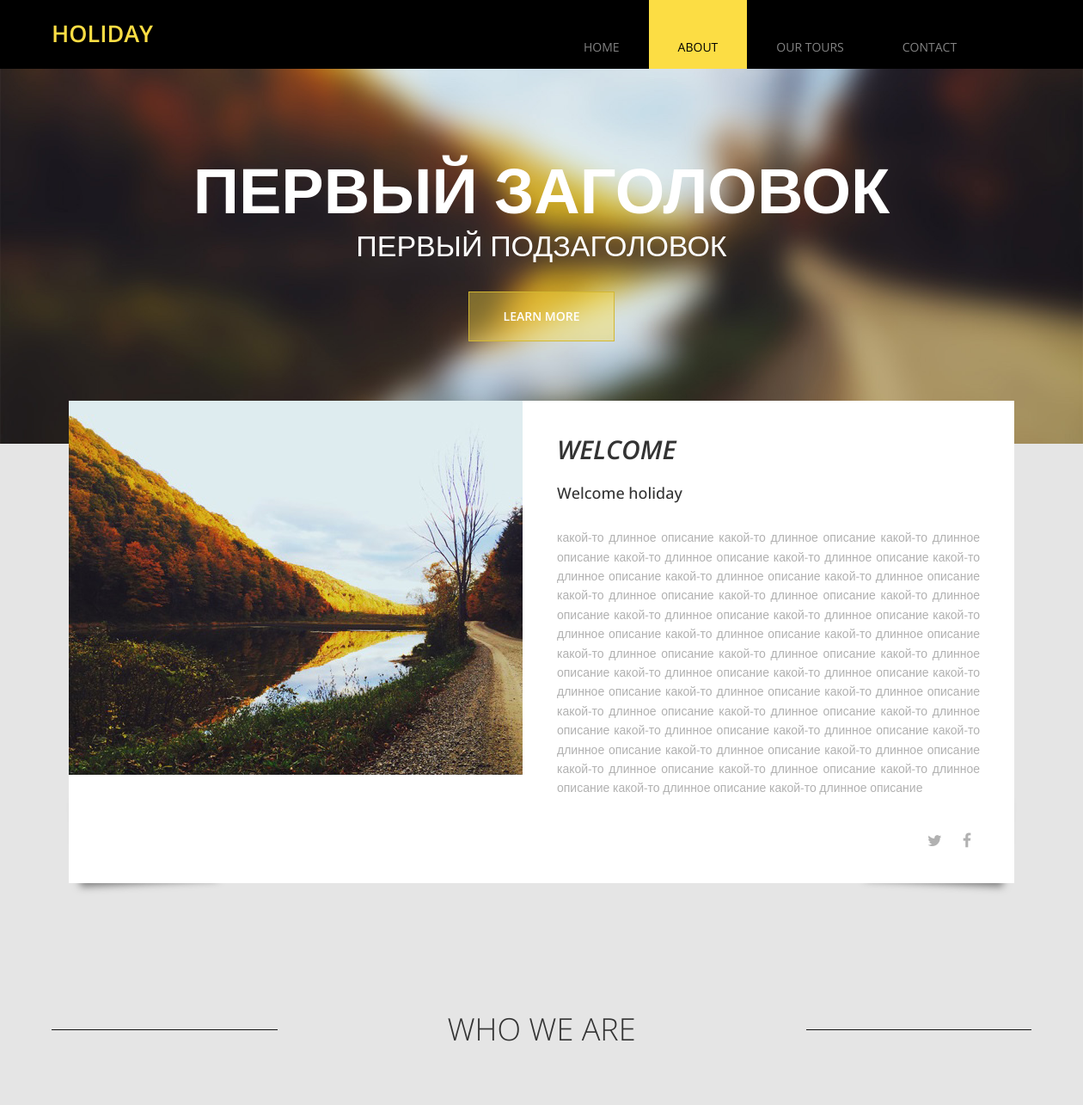
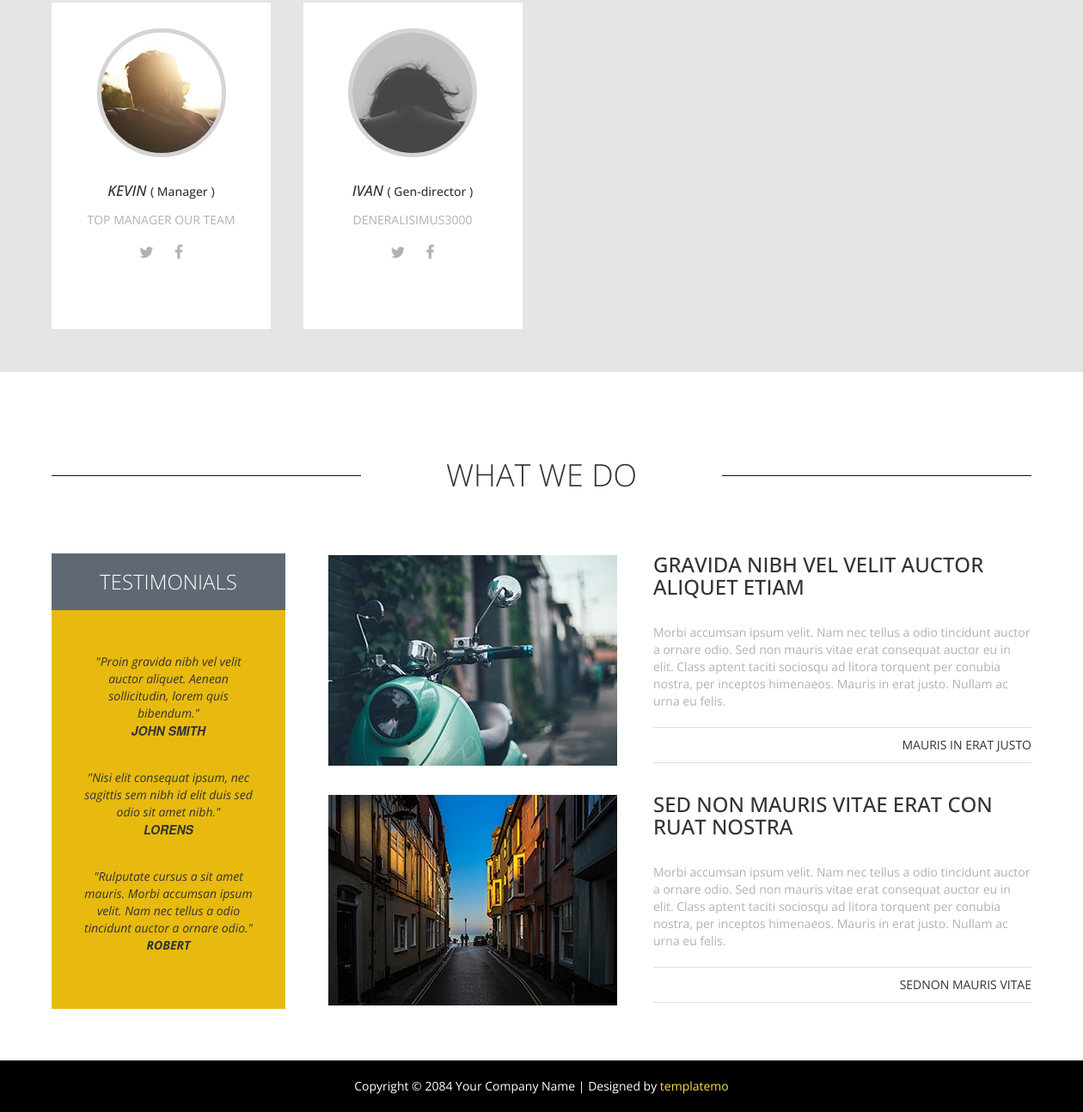
/about, run on the app's committed database (2 pictures, top to bottom).
### main/models.py (models this page shows)
class Slider(models.Model):
    title = models.CharField(max_length=20)
    subtitle = models.CharField(max_length=20)
    image = models.ImageField(upload_to='static/img')

class Tours(models.Model):
    title = models.CharField(max_length=20)
    subtitle = models.CharField(max_length=20)
    image = models.ImageField(upload_to='static/img')
    description = models.TextField()
    twitter_url = models.CharField(max_length=100)
    facebook_url = models.CharField(max_length=100)

class ManagersList(models.Model):
    name = models.CharField(max_length=20)
    post = models.CharField(max_length=20)
    image = models.ImageField(upload_to='static/img')
    description = models.CharField(max_length=50)
    twitter_url = models.CharField(max_length=100)
    facebook_url = models.CharField(max_length=100)

### main/views.py (the view)
# urls.py: path('about', about, name='about'),
def about(request):
    slider = Slider.objects.all()
    manager_list = ManagersList.objects.all()
    tours = Tours.objects.all()
    data = {
        'slider': slider,
        'managers': manager_list,
        'tours': tours
    }
    return render(request, 'main/about.html', data)

### main/templates/main/about.html (shortened to what this page needs)
{% extends 'main/base.html' %}
{% load static %}
{% block active_page %}
<li><a href="{% url 'index' %}">Home</a></li>
<li><a href="{% url 'about' %}" class="active">About</a></li>
<li><a href="{% url 'tours' %}">Our Tours</a></li>
<li><a href="{% url 'contact' %}">Contact</a></li>
{% endblock %}
{% block slider %}
{% for slide in slider %}
<li>
	<div class="tm-banner-inner">
		<h1 class="tm-banner-title">{{ slide.title }}</h1>
		<p class="tm-banner-subtitle">{{ slide.subtitle }}</p>
		<a href="#more" class="tm-banner-link">Learn More</a>
	</div>
	<img src="{{ slide.image }}" alt="Image" />
</li>
{% endfor %}
{% endblock %}
{% block content %}
	<section class="container tm-home-section-1" id="more">
		<div class="row">
			<div class="flexslider flexslider-about effect2">
			  <ul class="slides">
				  {% for tour in tours %}
			    <li>
			      <img src="{{ tour.image }}" alt="image" />
			      <div class="flex-caption">
			      	<h2 class="slider-title">{{ tour.title }}</h2>
			      	<h3 class="slider-subtitle">{{ tour.subtitle }}</h3>
			      	<p class="slider-description">{{ tour.description }}</p>
			      	<div class="slider-social">
			      		<a href="{{ tour.twitter_url }}" class="tm-social-icon"><i class="fa fa-twitter"></i></a>
			      		<a href="{{ tour.facebook_url }}" class="tm-social-icon"><i class="fa fa-facebook"></i></a>
			      	</div>
			      </div>
			    </li>
				{% endfor %}
			  </ul>
			</div>
		</div>
		<div class="section-margin-top about-section">
			<div class="row">
				<div class="tm-section-header">
					<div class="col-lg-3 col-md-3 col-sm-3"><hr></div>
					<div class="col-lg-6 col-md-6 col-sm-6"><h2 class="tm-section-title">Who We Are</h2></div>
					<div class="col-lg-3 col-md-3 col-sm-3"><hr></div>
				</div>
			</div>
			<div class="row">
				{% for manager in managers %}
				<div class="col-lg-3 col-md-3 col-sm-6 col-xs-12">
					<div class="tm-about-box-1">
						<a href="#"><img src="{{ manager.image }}" alt="img" class="tm-about-box-1-img"></a>
						<h3 class="tm-about-box-1-title">{{ manager.name }} <span>( {{ manager.post }} )</span></h3>
						<p class="margin-bottom-15 gray-text">{{ manager.description }}</p>
						<div class="gray-text">
							<a href="{{ manager.twitter_url }}" class="tm-social-icon"><i class="fa fa-twitter"></i></a>
							<a href="{{ manager.facebook_url }}" class="tm-social-icon"><i class="fa fa-facebook"></i></a>
						</div>
					</div>
				</div>
				{% endfor %}
			</div>
		</div>
	</section>
	<section class="tm-white-bg section-padding-bottom">
		<div class="container">
			<div class="row">
				<div class="tm-section-header section-margin-top">
					<div class="col-lg-4 col-md-3 col-sm-3"><hr></div>
					<div class="col-lg-4 col-md-6 col-sm-6"><h2 class="tm-section-title">What we do</h2></div>
					<div class="col-lg-4 col-md-3 col-sm-3"><hr></div>
				</div>
			</div>
			<div class="row">
				<div class="col-lg-12">
					<div class="tm-what-we-do-right">
						<div class="tm-about-box-2 margin-bottom-30">
							<img src="{% static 'img/about-2.jpg' %}" alt="image" class="tm-about-box-2-img">
							<div class="tm-about-box-2-text">
								<h3 class="tm-about-box-2-title">Gravida Nibh Vel Velit Auctor Aliquet Etiam</h3>
				                <p class="tm-about-box-2-description gray-text">Morbi accumsan ipsum velit. Nam nec tellus a odio tincidunt auctor a ornare odio. Sed non mauris vitae erat consequat auctor eu in elit. Class aptent taciti sociosqu ad litora torquent per conubia nostra, per inceptos himenaeos. Mauris in erat justo. Nullam ac urna eu felis.</p>
				                <p class="tm-about-box-2-footer">Mauris In Erat Justo</p>
							</div>
						</div>
						<div class="tm-about-box-2">
							<img src="{% static 'img/about-3.jpg' %}" alt="image" class="tm-about-box-2-img">
							<div class="tm-about-box-2-text">
								<h3 class="tm-about-box-2-title">Sed Non Mauris Vitae Erat Con Ruat Nostra</h3>
				                <p class="tm-about-box-2-description gray-text">Morbi accumsan ipsum velit. Nam nec tellus a odio tincidunt auctor a ornare odio. Sed non mauris vitae erat consequat auctor eu in elit. Class aptent taciti sociosqu ad litora torquent per conubia nostra, per inceptos himenaeos. Mauris in erat justo. Nullam ac urna eu felis.</p>
				                <p class="tm-about-box-2-footer">Sednon Mauris Vitae</p>
							</div>
						</div>
					</div>
					<div class="tm-testimonials-box">
						<h3 class="tm-testimonials-title">Testimonials</h3>
						<div class="tm-testimonials-content">
							<div class="tm-testimonial">
								<p>"Proin gravida nibh vel velit auctor aliquet. Aenean sollicitudin, lorem quis bibendum."</p>
		                		<strong class="text-uppercase">John Smith</strong>
							</div>
							<div class="tm-testimonial">
								<p>"Nisi elit consequat ipsum, nec sagittis sem nibh id elit duis sed odio sit amet nibh."</p>
			                	<strong class="text-uppercase">Lorens</strong>
							</div>
	       					<div class="tm-testimonial">
	       						<p>"Rulputate cursus a sit amet mauris. Morbi accumsan ipsum velit. Nam nec tellus a odio tincidunt auctor a ornare odio."<p>
	                			<strong class="text-uppercase">Robert</strong>
	       					</div>
						</div>
					</div>
				</div>
			</div>
		</div>
	</section>
{% endblock %}

### main/templates/main/base.html (shortened to what this page needs)
{% load static %}
<!DOCTYPE html>
<html lang="en">
<head>
  <link href="{% static 'css/font-awesome.min.css' %}" rel="stylesheet">
  <link href="{% static 'css/bootstrap.min.css' %}" rel="stylesheet">
  <link href="{% static 'css/bootstrap-datetimepicker.min.css' %}" rel="stylesheet">
  <link href="{% static 'css/flexslider.css' %}" rel="stylesheet">
  <link href="{% static 'css/templatemo-style.css' %}" rel="stylesheet">
</head>
  <body class="tm-gray-bg">
  	<div class="tm-header">
  		<div class="container">
  			<div class="row">
  				<div class="col-lg-6 col-md-4 col-sm-3 tm-site-name-container">
  					<a href="#" class="tm-site-name">Holiday</a>
  				</div>
	  			<div class="col-lg-6 col-md-8 col-sm-9">
	  				<nav class="tm-nav">
						<ul>
							{% block active_page %}{% endblock %}
						</ul>
					</nav>
	  			</div>
  			</div>
  		</div>
  	</div>
	<section class="tm-banner">
		<div class="flexslider flexslider-banner">
		  <ul class="slides">
		    {% block slider %}{% endblock %}
		  </ul>
		</div>
	</section>
	{% block content %}{% endblock %}
	<footer class="tm-black-bg">
		<div class="container">
			<div class="row">
				<p class="tm-copyright-text">Copyright &copy; 2084 Your Company Name
                | Designed by <a rel="nofollow" href="http://www.templatemo.com" target="_parent">templatemo</a></p>
			</div>
		</div>
	</footer>
 </body>
 </html>

### static/css/flexslider.css (style rules this page uses)
.slides, .slides > li, .flex-control-nav, .flex-direction-nav { margin: 0; padding: 0; list-style: none; }
.flexslider { margin: 0; padding: 0; }
.flexslider .slides > li { display: none; -webkit-backface-visibility: hidden; }
.flexslider .slides img { width: 100%; display: block; }
.flexslider .slides:after { content: "\0020"; display: block; clear: both; visibility: hidden; line-height: 0; height: 0; }
.flexslider { margin: 0 0 60px; background: #ffffff; border: 4px solid #ffffff; position: relative; zoom: 1; -webkit-border-radius: 4px; -moz-border-radius: 4px; border-radius: 4px; -webkit-box-shadow: '' 0 1px 4px rgba(0, 0, 0, 0.2); -moz-box-shadow: '' 0 1px 4px rgba(0, 0, 0, 0.2); -o-box-shadow: '' 0 1px 4px rgba(0, 0, 0, 0.2); box-shadow: '' 0 1px 4px rgba(0, 0, 0, 0.2); }
.flexslider .slides { zoom: 1; }
.flexslider .slides img { height: auto; }

### data on the page
Slider: title "ПЕРВЫЙ ЗАГОЛОВОК", subtitle "ПЕРВЫЙ ПОДЗАГОЛОВОК", image (picture)
Tours: image (picture), title "WELCOME", subtitle "Welcome holiday", description "какой-то длинное описание какой-то длинное описание какой-то длинное описание какой-то длинное описание какой-то длинное описание какой-то длинное описание какой-то длинное описание какой-то длинное описание какой-то длинное описание какой-то длинное описание какой-то длинное описание какой-то длинное описание какой-то длинное описание какой-то длинное описание какой-то длинное описание какой-то длинное описание какой-то длинное описание какой-то длинное описание какой-то длинное описание какой-то длинное описание какой-то длинное описание какой-то длинное описание какой-то длинное описание какой-то длинное описание какой-то длинное описание какой-то длинное описание какой-то длинное…"
ManagersList: image (picture), name "KEVIN", post "Manager", description "TOP MANAGER OUR TEAM"
ManagersList: image (picture), name "IVAN", post "Gen-director", description "DENERALISIMUS3000"
